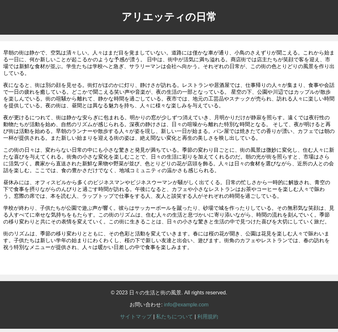
#> input picture python/src/module/img/bf_html2.png, 338 x 332 px, shrunk from 1042 x 1024 before the run, found by its file name
$ python position_copy2_divide.py
#> lines starting #> are read from the running program, lines starting #| are printed output that depends on the picture; after the words box and inside, x2 and y2 are one past the last pixel; in counts of white or black regions, pixels touching at a corner belong together
# 成功作（ただし、position_copy3と比べて背景が暗め、差分を分ける）
# diff_color_img.pyをより正確に差分ごとに色分けできるようにしたもの
# 成功作
# 連番の色枠付き画像を生成＆対応する赤枠と緑枠を出力＆赤枠と緑枠の座標と幅と高さを出力＆配置の差異判定
# 参考サイト：https://sosotata.com/spot7differences/
import cv2
import os
import numpy as np
import subprocess


# 保存先ディレクトリを作成
output_dir = os.path.join(os.path.dirname(os.path.abspath(__file__)), "high_png/")
# フォルダが存在しない場合は作成
if not os.path.exists(output_dir):
    os.makedirs(output_dir)
    command = f"sudo chown -R aridome:aridome {output_dir}"
    # コマンドを実行
    subprocess.call(command, shell=True)
#> (this line was passed over: subprocess is not available in this run)

# ファイル名を生成
output_file_name_A = 'bf_html2.png'
output_file_name_B = 'af_html2.png'
# ファイルパスを作成
output_file_path_A = os.path.join(output_dir, output_file_name_A)
output_file_path_B = os.path.join(output_dir, output_file_name_B)

img1 = cv2.imread(output_file_path_A)
#> img1 is the input picture: shape (332, 338, 3); mean B, G, R 188.1, 188.1, 188
img2 = cv2.imread(output_file_path_B)
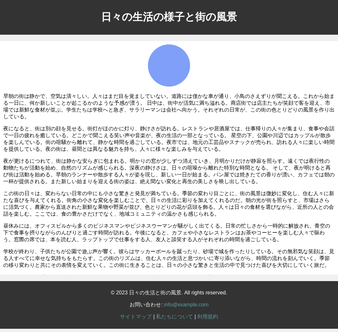
#> input picture python/src/module/img/af_html2.png, 338 x 332 px, shrunk from 1042 x 1024 before the run, found by its file name
#> img2 is the input picture: shape (332, 338, 3); mean B, G, R 190.4, 189.2, 188.8

# clathを使って、コントラス強調
# clahe = cv2.createCLAHE(clipLimit=30.0, tileGridSize=(10, 10))
img1_gray = cv2.cvtColor(img1, cv2.COLOR_BGR2GRAY)
img2_gray = cv2.cvtColor(img2, cv2.COLOR_BGR2GRAY)
# [7 lines of commented-out code are left out]
diff_img1 = cv2.subtract(img2_gray, img1_gray)
diff_img2 = cv2.subtract(img1_gray, img2_gray)
diff = cv2.absdiff(img1_gray, img2_gray)
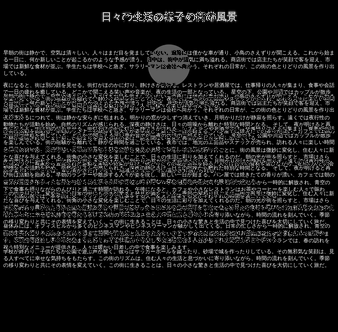
#> diff: shape (332, 338); min 0, max 238, mean 25.6

# 二値化
ret, diff_img1 = cv2.threshold(diff_img1, 0, 255, cv2.THRESH_BINARY + cv2.THRESH_OTSU)
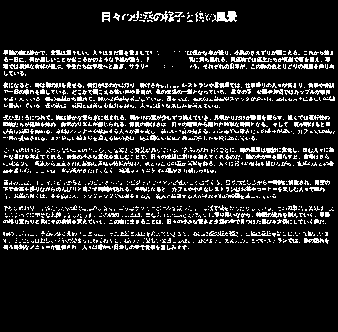
#> diff_img1: shape (332, 338); 13.2% white in thin lines or dots, all inside (x1, y1, x2, y2) = (3, 11, 335, 250)
#> ret = 43
# diff_img1 = cv2.GaussianBlur(diff_img1, (11, 11), 0)
ret, diff_img2 = cv2.threshold(diff_img2, 0, 255, cv2.THRESH_BINARY + cv2.THRESH_OTSU)
#> diff_img2: shape (332, 338); 12.2% white in thin lines or dots, all inside (x1, y1, x2, y2) = (3, 11, 335, 268)
# diff_img2 = cv2.GaussianBlur(diff_img2, (11, 11), 0)

# カーネルを準備（オープニング用）
kernel = np.ones((2,2),np.uint8)
# オープニング（収縮→膨張）実行 ノイズ除去
result_bin1 = cv2.morphologyEx(diff_img1, cv2.MORPH_OPEN, kernel) # オープニング（収縮→膨張）。ノイズ除去。
#> result_bin1: shape (332, 338); 7% white in thin lines or dots, all inside (x1, y1, x2, y2) = (4, 12, 336, 251)
result_bin2 = cv2.morphologyEx(diff_img2, cv2.MORPH_OPEN, kernel) # オープニング（収縮→膨張）。ノイズ除去。
#> result_bin2: shape (332, 338); 6.7% white; 673 white regions (620 under 20 px), largest, box (x1, y1, x2, y2) and area: (149, 45, 191, 86) 1032, (257, 257, 271, 262) 52, (56, 141, 67, 146) 43

# 二値画像をRGB形式に変換
result_bin1_rgb = cv2.cvtColor(result_bin1, cv2.COLOR_GRAY2RGB)
result_bin2_rgb = cv2.cvtColor(result_bin2, cv2.COLOR_GRAY2RGB)

### 変更前と変更後の色分け ###
# 白色の範囲を定義
lower_white = np.array([200, 200, 200])  # 下限（B、G、R）
upper_white = np.array([255, 255, 255])  # 上限（B、G、R）
# lower_white2 = np.array([254, 254, 254])  # 下限（B、G、R）
# upper_white2 = np.array([255, 255, 255])  # 上限（B、G、R）

# 白色の範囲内にあるピクセルをマスクとして取得
white_mask1 = cv2.inRange(result_bin1_rgb, lower_white, upper_white)
white_mask2 = cv2.inRange(result_bin2_rgb, lower_white, upper_white)

# 緑色を指定
green_color = (0, 255, 0)  # (B、G、R)
# 赤色を指定
red_color = (0, 0, 255)  # (B、G、R)

# ピクセルの色を変更
result_bin1_rgb[white_mask1 > 0] = red_color
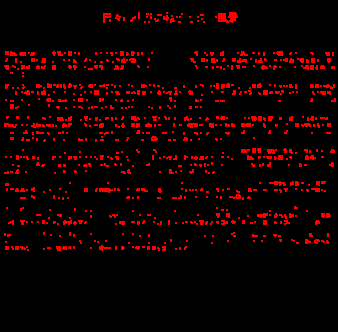
#> result_bin1_rgb: shape (332, 338, 3); mean B, G, R 0, 0, 17.7
result_bin2_rgb[white_mask2 > 0] = green_color
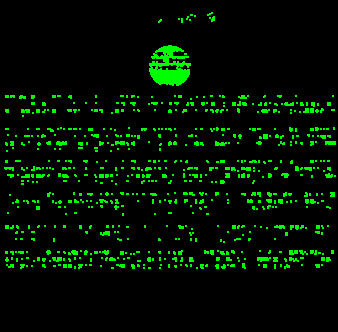
#> result_bin2_rgb: shape (332, 338, 3); mean B, G, R 0, 17.1, 0

# 二値画像をRGB形式に変換し、2枚の画像を重ねる。
# result_add1 = cv2.add(img1, result_bin1_rgb)
# result_add2 = cv2.add(result_add1, result_bin2_rgb)
# img1_color = cv2.cvtColor(diff_img1, cv2.COLOR_GRAY2RGB)
result1 = cv2.addWeighted(img1, 0.25, result_bin1_rgb, 0.75, 2.2) # ２.２はガンマ値。大きくすると白っぽくなる
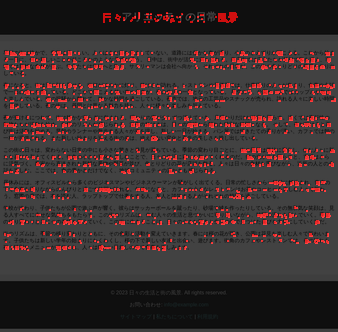
#> result1: shape (332, 338, 3); mean B, G, R 49.2, 49.2, 62.5
result2 = cv2.addWeighted(img2, 0.25, result_bin2_rgb, 0.75, 2.2) # ２.２はガンマ値。大きくすると白っぽくなる
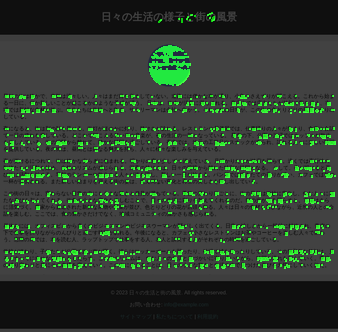
#> result2: shape (332, 338, 3); mean B, G, R 49.8, 62.3, 49.4
# [7 lines of commented-out code are left out]

### 差異が検出されたか判定 ###
# 2値画像（result_bin）の白いピクセル（差分が存在する部分）の数をカウント
white_pixel_count = cv2.countNonZero(result_bin2)
#> white_pixel_count = 7539

# ある閾値以上の白いピクセルが存在する場合、差分があると判断する
threshold = 100  # 適切な閾値を選択
red_text_start = "\033[91m"
red_text_end = "\033[0m"
green_text_start = "\033[92m"
green_text_end = "\033[0m"

if white_pixel_count > threshold:
    print(f"{red_text_start}差異が検出されました{red_text_end}")
else:
    print(f"{green_text_start}異常なし{green_text_end}")

# 差分画像を保存
output_file_name1 = "before.png"
output_file_name2 = "after.png"
output_dir2 = os.path.join(os.path.dirname(os.path.abspath(__file__)), "test_png")
# フォルダが存在しない場合は作成
if not os.path.exists(output_dir2):
    os.makedirs(output_dir2)
    command = f"sudo chown -R aridome:aridome {output_dir2}"
    # コマンドを実行
    subprocess.call(command, shell=True)

# ファイルパスを作成
output_file_path = os.path.join(output_dir2, output_file_name1)

# 画像を保存する
cv2.imwrite(output_file_path, result1)

# ファイルパスを作成
output_file_path = os.path.join(output_dir2, output_file_name2)

# 画像を保存する
cv2.imwrite(output_file_path, result2)

print(f"2つの画像の差異部分に枠をつけたカラー画像をに保存しました")
